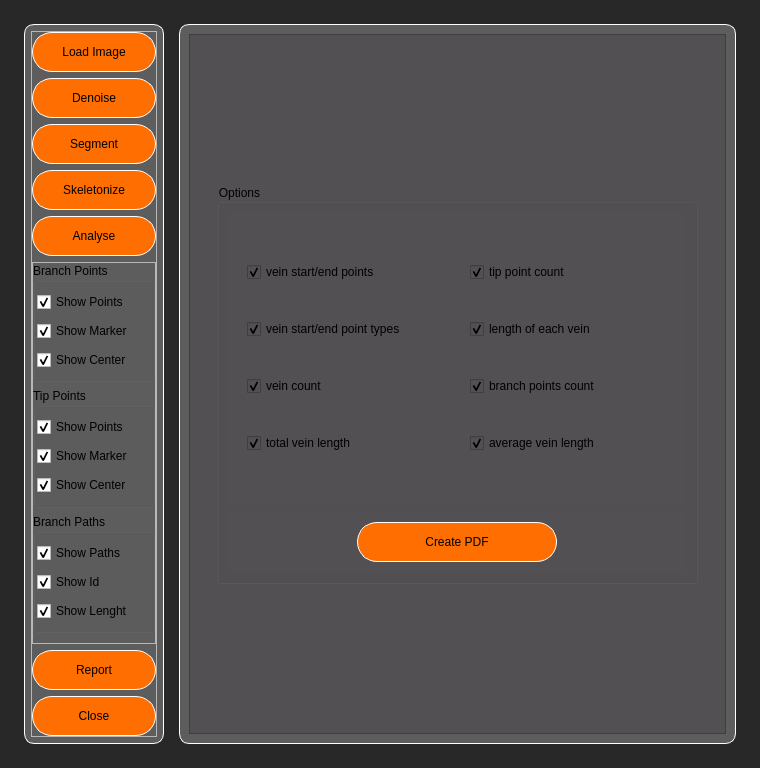
<?xml version="1.0" encoding="UTF-8"?>
<ui version="4.0">
 <class>MainWindow</class>
 <widget class="QMainWindow" name="MainWindow">
  <property name="geometry">
   <rect>
    <x>0</x>
    <y>0</y>
    <width>760</width>
    <height>768</height>
   </rect>
  </property>
  <property name="windowTitle">
   <string>Brain Vasculyzer - Image Processing</string>
  </property>
  <property name="toolButtonStyle">
   <enum>Qt::ToolButtonIconOnly</enum>
  </property>
  <property name="animated">
   <bool>false</bool>
  </property>
  <widget class="QWidget" name="wgt_main">
   <property name="styleSheet">
    <string notr="true">#frm_main{
background-color : #282828;
}</string>
   </property>
   <layout class="QVBoxLayout" name="verticalLayout_2">
    <property name="leftMargin">
     <number>0</number>
    </property>
    <property name="topMargin">
     <number>0</number>
    </property>
    <property name="rightMargin">
     <number>0</number>
    </property>
    <property name="bottomMargin">
     <number>0</number>
    </property>
    <item>
     <widget class="QFrame" name="frm_main">
      <property name="styleSheet">
       <string notr="true"/>
      </property>
      <layout class="QVBoxLayout" name="lyt_main">
       <property name="leftMargin">
        <number>15</number>
       </property>
       <property name="topMargin">
        <number>15</number>
       </property>
       <property name="rightMargin">
        <number>15</number>
       </property>
       <property name="bottomMargin">
        <number>15</number>
       </property>
       <item>
        <widget class="QFrame" name="frm_middle_content">
         <property name="styleSheet">
          <string notr="true">#frm_left_menu{
background-color:#5d5d5d;
border: 1px solid white;
border-radius:10px;
}

#frm_right_scene{
background-color:#5d5d5d;
border: 1px solid white;
border-radius:10px;
}

#frm_left_menu_buttons QPushButton{
 background-color: #FE6E00;
 border-style: solid;
 border-width:1px;
 border-radius:20px;
 border-color: white;

}

#frm_left_menu_buttons QPushButton:hover{
 background-color: #FF8303;
}</string>
         </property>
         <layout class="QHBoxLayout" name="lyt_middle_content">
          <property name="spacing">
           <number>15</number>
          </property>
          <item>
           <widget class="QFrame" name="frm_left_menu">
            <property name="minimumSize">
             <size>
              <width>140</width>
              <height>0</height>
             </size>
            </property>
            <property name="maximumSize">
             <size>
              <width>140</width>
              <height>16777215</height>
             </size>
            </property>
            <layout class="QVBoxLayout" name="lyt_left_menu">
             <property name="leftMargin">
              <number>6</number>
             </property>
             <property name="topMargin">
              <number>6</number>
             </property>
             <property name="rightMargin">
              <number>6</number>
             </property>
             <property name="bottomMargin">
              <number>6</number>
             </property>
             <item>
              <widget class="QFrame" name="frm_left_menu_buttons">
               <property name="frameShape">
                <enum>QFrame::StyledPanel</enum>
               </property>
               <property name="frameShadow">
                <enum>QFrame::Raised</enum>
               </property>
               <layout class="QVBoxLayout" name="lyt_left_menu_buttons">
                <property name="leftMargin">
                 <number>0</number>
                </property>
                <property name="topMargin">
                 <number>0</number>
                </property>
                <property name="rightMargin">
                 <number>0</number>
                </property>
                <property name="bottomMargin">
                 <number>0</number>
                </property>
                <item>
                 <widget class="QPushButton" name="pbtn_menu_loadImage">
                  <property name="minimumSize">
                   <size>
                    <width>60</width>
                    <height>40</height>
                   </size>
                  </property>
                  <property name="styleSheet">
                   <string notr="true"/>
                  </property>
                  <property name="text">
                   <string>Load Image</string>
                  </property>
                 </widget>
                </item>
                <item>
                 <widget class="QPushButton" name="pbtn_menu_denoise">
                  <property name="minimumSize">
                   <size>
                    <width>60</width>
                    <height>40</height>
                   </size>
                  </property>
                  <property name="text">
                   <string>Denoise</string>
                  </property>
                 </widget>
                </item>
                <item>
                 <widget class="QPushButton" name="pbtn_menu_segment">
                  <property name="minimumSize">
                   <size>
                    <width>60</width>
                    <height>40</height>
                   </size>
                  </property>
                  <property name="text">
                   <string>Segment</string>
                  </property>
                 </widget>
                </item>
                <item>
                 <widget class="QPushButton" name="pbtn_menu_skeletonize">
                  <property name="minimumSize">
                   <size>
                    <width>60</width>
                    <height>40</height>
                   </size>
                  </property>
                  <property name="text">
                   <string>Skeletonize</string>
                  </property>
                 </widget>
                </item>
                <item>
                 <widget class="QPushButton" name="pbtn_menu_analyse">
                  <property name="minimumSize">
                   <size>
                    <width>60</width>
                    <height>40</height>
                   </size>
                  </property>
                  <property name="text">
                   <string>Analyse</string>
                  </property>
                 </widget>
                </item>
                <item>
                 <widget class="QFrame" name="frm_left_menu_analyse">
                  <property name="frameShape">
                   <enum>QFrame::StyledPanel</enum>
                  </property>
                  <property name="frameShadow">
                   <enum>QFrame::Raised</enum>
                  </property>
                  <layout class="QVBoxLayout" name="lyt_left_menu_analyse">
                   <property name="leftMargin">
                    <number>0</number>
                   </property>
                   <property name="topMargin">
                    <number>0</number>
                   </property>
                   <property name="rightMargin">
                    <number>0</number>
                   </property>
                   <property name="bottomMargin">
                    <number>10</number>
                   </property>
                   <item>
                    <widget class="QGroupBox" name="grpbx_analyse_branchPoint">
                     <property name="title">
                      <string>Branch Points</string>
                     </property>
                     <layout class="QVBoxLayout" name="lyt_analyse_branchPoint">
                      <property name="leftMargin">
                       <number>1</number>
                      </property>
                      <property name="topMargin">
                       <number>6</number>
                      </property>
                      <property name="rightMargin">
                       <number>1</number>
                      </property>
                      <property name="bottomMargin">
                       <number>6</number>
                      </property>
                      <item>
                       <widget class="QCheckBox" name="chbx_analyse_showBranchPoints">
                        <property name="text">
                         <string>Show Points</string>
                        </property>
                        <property name="checked">
                         <bool>true</bool>
                        </property>
                       </widget>
                      </item>
                      <item>
                       <widget class="QCheckBox" name="chbx_analyse_showBranchPointMarker">
                        <property name="text">
                         <string>Show Marker</string>
                        </property>
                        <property name="checked">
                         <bool>true</bool>
                        </property>
                       </widget>
                      </item>
                      <item>
                       <widget class="QCheckBox" name="chbx_analyse_showBranchPointCenter">
                        <property name="text">
                         <string>Show Center</string>
                        </property>
                        <property name="checked">
                         <bool>true</bool>
                        </property>
                       </widget>
                      </item>
                     </layout>
                    </widget>
                   </item>
                   <item>
                    <widget class="QGroupBox" name="grpbx_analyse_tipPoint">
                     <property name="title">
                      <string>Tip Points</string>
                     </property>
                     <layout class="QVBoxLayout" name="lyt_analyse_tipPoint">
                      <property name="leftMargin">
                       <number>1</number>
                      </property>
                      <property name="topMargin">
                       <number>6</number>
                      </property>
                      <property name="rightMargin">
                       <number>1</number>
                      </property>
                      <property name="bottomMargin">
                       <number>6</number>
                      </property>
                      <item>
                       <widget class="QCheckBox" name="chbx_analyse_showTipPoints">
                        <property name="text">
                         <string>Show Points</string>
                        </property>
                        <property name="checked">
                         <bool>true</bool>
                        </property>
                       </widget>
                      </item>
                      <item>
                       <widget class="QCheckBox" name="chbx_analyse_showTipPointMarker">
                        <property name="text">
                         <string>Show Marker</string>
                        </property>
                        <property name="checked">
                         <bool>true</bool>
                        </property>
                       </widget>
                      </item>
                      <item>
                       <widget class="QCheckBox" name="chbx_analyse_showTipPointCenter">
                        <property name="text">
                         <string>Show Center</string>
                        </property>
                        <property name="checked">
                         <bool>true</bool>
                        </property>
                       </widget>
                      </item>
                     </layout>
                    </widget>
                   </item>
                   <item>
                    <widget class="QGroupBox" name="grpbx_analyse_branchPath">
                     <property name="title">
                      <string>Branch Paths</string>
                     </property>
                     <layout class="QVBoxLayout" name="lyt_analyse_branchPath">
                      <property name="leftMargin">
                       <number>1</number>
                      </property>
                      <property name="topMargin">
                       <number>6</number>
                      </property>
                      <property name="rightMargin">
                       <number>1</number>
                      </property>
                      <property name="bottomMargin">
                       <number>6</number>
                      </property>
                      <item>
                       <widget class="QCheckBox" name="chbx_analyse_showBranchPaths">
                        <property name="text">
                         <string>Show Paths</string>
                        </property>
                        <property name="checked">
                         <bool>true</bool>
                        </property>
                       </widget>
                      </item>
                      <item>
                       <widget class="QCheckBox" name="chbx_analyse_showBranchPathId">
                        <property name="text">
                         <string>Show Id</string>
                        </property>
                        <property name="checked">
                         <bool>true</bool>
                        </property>
                       </widget>
                      </item>
                      <item>
                       <widget class="QCheckBox" name="chbx_analyse_showBranchPathLenght">
                        <property name="text">
                         <string>Show Lenght</string>
                        </property>
                        <property name="checked">
                         <bool>true</bool>
                        </property>
                       </widget>
                      </item>
                     </layout>
                    </widget>
                   </item>
                  </layout>
                 </widget>
                </item>
                <item>
                 <widget class="QPushButton" name="pbtn_menu_report">
                  <property name="minimumSize">
                   <size>
                    <width>60</width>
                    <height>40</height>
                   </size>
                  </property>
                  <property name="text">
                   <string>Report</string>
                  </property>
                 </widget>
                </item>
                <item>
                 <widget class="QPushButton" name="pbtn_menu_close">
                  <property name="minimumSize">
                   <size>
                    <width>60</width>
                    <height>40</height>
                   </size>
                  </property>
                  <property name="text">
                   <string>Close</string>
                  </property>
                 </widget>
                </item>
               </layout>
              </widget>
             </item>
            </layout>
           </widget>
          </item>
          <item>
           <widget class="QFrame" name="frm_right_scene">
            <layout class="QVBoxLayout" name="lyt_right_scene">
             <item>
              <widget class="QFrame" name="frm_right_scene_content">
               <property name="sizePolicy">
                <sizepolicy hsizetype="Expanding" vsizetype="Expanding">
                 <horstretch>0</horstretch>
                 <verstretch>0</verstretch>
                </sizepolicy>
               </property>
               <property name="styleSheet">
                <string notr="true">background-color:#525052;</string>
               </property>
               <property name="frameShape">
                <enum>QFrame::StyledPanel</enum>
               </property>
               <property name="frameShadow">
                <enum>QFrame::Raised</enum>
               </property>
               <layout class="QVBoxLayout" name="lyt_right_scene_content">
                <item>
                 <widget class="QStackedWidget" name="wgts_sceneContent">
                  <property name="sizePolicy">
                   <sizepolicy hsizetype="Expanding" vsizetype="Expanding">
                    <horstretch>0</horstretch>
                    <verstretch>0</verstretch>
                   </sizepolicy>
                  </property>
                  <property name="currentIndex">
                   <number>1</number>
                  </property>
                  <widget class="QWidget" name="page_report">
                   <property name="styleSheet">
                    <string notr="true">#horizontalLayout QPushButton:hover{
 background-color: #282828;
}</string>
                   </property>
                   <layout class="QVBoxLayout" name="verticalLayout_4">
                    <item>
                     <layout class="QHBoxLayout" name="horizontalLayout">
                      <item>
                       <widget class="QPushButton" name="pbtn_prev_page">
                        <property name="styleSheet">
                         <string notr="true">background-color: #282828;
color:white;</string>
                        </property>
                        <property name="text">
                         <string>Previous</string>
                        </property>
                       </widget>
                      </item>
                      <item>
                       <spacer name="horizontalSpacer">
                        <property name="orientation">
                         <enum>Qt::Horizontal</enum>
                        </property>
                        <property name="sizeHint" stdset="0">
                         <size>
                          <width>40</width>
                          <height>20</height>
                         </size>
                        </property>
                       </spacer>
                      </item>
                      <item>
                       <widget class="QPushButton" name="pbtn_next_page">
                        <property name="styleSheet">
                         <string notr="true">background-color: #282828;
color:white;
</string>
                        </property>
                        <property name="text">
                         <string>Next</string>
                        </property>
                       </widget>
                      </item>
                     </layout>
                    </item>
                    <item>
                     <widget class="QWidget" name="page_report_lwdgt" native="true">
                      <layout class="QVBoxLayout" name="verticalLayout_7">
                       <item>
                        <widget class="QWidget" name="report_widget" native="true">
                         <layout class="QGridLayout" name="gridLayout">
                          <item row="0" column="0">
                           <widget class="QGraphicsView" name="pdf_view"/>
                          </item>
                         </layout>
                        </widget>
                       </item>
                      </layout>
                     </widget>
                    </item>
                   </layout>
                  </widget>
                  <widget class="QWidget" name="page_select_report_options">
                   <layout class="QVBoxLayout" name="verticalLayout">
                    <item>
                     <widget class="QWidget" name="wdgt_select_report_options" native="true">
                      <layout class="QGridLayout" name="gridLayout_2">
                       <item row="0" column="0">
                        <widget class="QGroupBox" name="grpbx_report_options">
                         <property name="minimumSize">
                          <size>
                           <width>0</width>
                           <height>400</height>
                          </size>
                         </property>
                         <property name="maximumSize">
                          <size>
                           <width>16777215</width>
                           <height>400</height>
                          </size>
                         </property>
                         <property name="title">
                          <string>Options</string>
                         </property>
                         <layout class="QVBoxLayout" name="verticalLayout_6">
                          <item>
                           <widget class="QWidget" name="wdgt_checkBoxes" native="true">
                            <layout class="QHBoxLayout" name="horizontalLayout_2">
                             <item>
                              <widget class="QWidget" name="wdgt_options_right" native="true">
                               <layout class="QVBoxLayout" name="verticalLayout_5">
                                <item>
                                 <widget class="QCheckBox" name="checkBox_report_veinSEP">
                                  <property name="text">
                                   <string>vein start/end points</string>
                                  </property>
                                  <property name="checked">
                                   <bool>true</bool>
                                  </property>
                                 </widget>
                                </item>
                                <item>
                                 <widget class="QCheckBox" name="checkBox_report_vSEPType">
                                  <property name="text">
                                   <string>vein start/end point types</string>
                                  </property>
                                  <property name="checked">
                                   <bool>true</bool>
                                  </property>
                                 </widget>
                                </item>
                                <item>
                                 <widget class="QCheckBox" name="checkBox_report_vCount">
                                  <property name="text">
                                   <string>vein count</string>
                                  </property>
                                  <property name="checked">
                                   <bool>true</bool>
                                  </property>
                                 </widget>
                                </item>
                                <item>
                                 <widget class="QCheckBox" name="checkBox_report_tvLength">
                                  <property name="text">
                                   <string>total vein length</string>
                                  </property>
                                  <property name="checked">
                                   <bool>true</bool>
                                  </property>
                                 </widget>
                                </item>
                               </layout>
                              </widget>
                             </item>
                             <item>
                              <widget class="QWidget" name="wdgt_options_left" native="true">
                               <layout class="QVBoxLayout" name="verticalLayout_3">
                                <item>
                                 <widget class="QCheckBox" name="checkBox_report_tpCount">
                                  <property name="text">
                                   <string>tip point count</string>
                                  </property>
                                  <property name="checked">
                                   <bool>true</bool>
                                  </property>
                                 </widget>
                                </item>
                                <item>
                                 <widget class="QCheckBox" name="checkBox_report_evLength">
                                  <property name="text">
                                   <string>length of each vein</string>
                                  </property>
                                  <property name="checked">
                                   <bool>true</bool>
                                  </property>
                                 </widget>
                                </item>
                                <item>
                                 <widget class="QCheckBox" name="checkBox_report_bpCount">
                                  <property name="text">
                                   <string>branch points count</string>
                                  </property>
                                  <property name="checked">
                                   <bool>true</bool>
                                  </property>
                                 </widget>
                                </item>
                                <item>
                                 <widget class="QCheckBox" name="checkBox_report_avLength">
                                  <property name="text">
                                   <string>average vein length</string>
                                  </property>
                                  <property name="checked">
                                   <bool>true</bool>
                                  </property>
                                 </widget>
                                </item>
                               </layout>
                              </widget>
                             </item>
                            </layout>
                           </widget>
                          </item>
                          <item>
                           <widget class="QWidget" name="wdgt_btn" native="true">
                            <property name="maximumSize">
                             <size>
                              <width>16777215</width>
                              <height>60</height>
                             </size>
                            </property>
                            <layout class="QHBoxLayout" name="horizontalLayout_3">
                             <item>
                              <widget class="QPushButton" name="pbtn_create_pdf">
                               <property name="minimumSize">
                                <size>
                                 <width>60</width>
                                 <height>40</height>
                                </size>
                               </property>
                               <property name="maximumSize">
                                <size>
                                 <width>200</width>
                                 <height>40</height>
                                </size>
                               </property>
                               <property name="styleSheet">
                                <string notr="true"> QPushButton{
 background-color: #FE6E00;
 border-style: solid;
 border-width:1px;
 border-radius:20px;
 border-color: white;

}

QPushButton:hover{
 background-color: #FF8303;
}</string>
                               </property>
                               <property name="text">
                                <string>Create PDF</string>
                               </property>
                              </widget>
                             </item>
                            </layout>
                           </widget>
                          </item>
                         </layout>
                        </widget>
                       </item>
                      </layout>
                     </widget>
                    </item>
                   </layout>
                  </widget>
                  <widget class="QWidget" name="page_image_processing">
                   <property name="sizePolicy">
                    <sizepolicy hsizetype="Expanding" vsizetype="Expanding">
                     <horstretch>0</horstretch>
                     <verstretch>0</verstretch>
                    </sizepolicy>
                   </property>
                   <layout class="QVBoxLayout" name="lyt_image_processing">
                    <property name="leftMargin">
                     <number>0</number>
                    </property>
                    <property name="topMargin">
                     <number>0</number>
                    </property>
                    <property name="rightMargin">
                     <number>0</number>
                    </property>
                    <property name="bottomMargin">
                     <number>0</number>
                    </property>
                    <item>
                     <widget class="QFrame" name="frm_image_processing_content">
                      <property name="styleSheet">
                       <string notr="true">background-color:#3A3A3A;</string>
                      </property>
                      <property name="frameShape">
                       <enum>QFrame::StyledPanel</enum>
                      </property>
                      <property name="frameShadow">
                       <enum>QFrame::Raised</enum>
                      </property>
                      <layout class="QVBoxLayout" name="lyt_image_processing_content">
                       <property name="leftMargin">
                        <number>0</number>
                       </property>
                       <property name="topMargin">
                        <number>0</number>
                       </property>
                       <property name="rightMargin">
                        <number>0</number>
                       </property>
                       <property name="bottomMargin">
                        <number>0</number>
                       </property>
                      </layout>
                     </widget>
                    </item>
                   </layout>
                  </widget>
                 </widget>
                </item>
               </layout>
              </widget>
             </item>
            </layout>
           </widget>
          </item>
         </layout>
        </widget>
       </item>
      </layout>
     </widget>
    </item>
   </layout>
  </widget>
 </widget>
 <resources>
  <include location="../Resources/resoruces.qrc"/>
 </resources>
 <connections/>
</ui>
